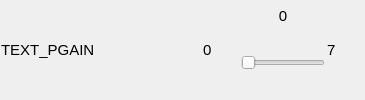
       <widget class="QWidget" name="widget_slider_05" native="true">
        <layout class="QHBoxLayout" name="horizontalLayout_10" stretch="1,3">
         <property name="spacing">
          <number>1</number>
         </property>
         <property name="leftMargin">
          <number>1</number>
         </property>
         <property name="topMargin">
          <number>1</number>
         </property>
         <property name="rightMargin">
          <number>1</number>
         </property>
         <property name="bottomMargin">
          <number>1</number>
         </property>
         <item>
          <widget class="QLabel" name="label_TEXT_PGAIN">
           <property name="minimumSize">
            <size>
             <width>200</width>
             <height>0</height>
            </size>
           </property>
           <property name="font">
            <font>
             <pointsize>11</pointsize>
            </font>
           </property>
           <property name="text">
            <string>TEXT_PGAIN</string>
           </property>
          </widget>
         </item>
         <item>
          <widget class="QWidget" name="widget_6" native="true">
           <property name="font">
            <font>
             <pointsize>1</pointsize>
            </font>
           </property>
           <layout class="QHBoxLayout" name="horizontalLayout_23">
            <property name="spacing">
             <number>1</number>
            </property>
            <property name="leftMargin">
             <number>1</number>
            </property>
            <property name="topMargin">
             <number>1</number>
            </property>
            <property name="rightMargin">
             <number>1</number>
            </property>
            <property name="bottomMargin">
             <number>1</number>
            </property>
            <item>
             <widget class="QLabel" name="label_TEXT_PGAIN_Min">
              <property name="minimumSize">
               <size>
                <width>36</width>
                <height>20</height>
               </size>
              </property>
              <property name="maximumSize">
               <size>
                <width>36</width>
                <height>20</height>
               </size>
              </property>
              <property name="font">
               <font>
                <pointsize>11</pointsize>
               </font>
              </property>
              <property name="text">
               <string>0</string>
              </property>
             </widget>
            </item>
            <item>
             <widget class="QWidget" name="widget_20" native="true">
              <property name="layoutDirection">
               <enum>Qt::LeftToRight</enum>
              </property>
              <layout class="QVBoxLayout" name="verticalLayout_8">
               <property name="spacing">
                <number>1</number>
               </property>
               <property name="leftMargin">
                <number>1</number>
               </property>
               <property name="topMargin">
                <number>1</number>
               </property>
               <property name="rightMargin">
                <number>1</number>
               </property>
               <property name="bottomMargin">
                <number>1</number>
               </property>
               <item>
                <widget class="QWidget" name="widget_21" native="true">
                 <property name="minimumSize">
                  <size>
                   <width>0</width>
                   <height>24</height>
                  </size>
                 </property>
                 <property name="maximumSize">
                  <size>
                   <width>16777215</width>
                   <height>24</height>
                  </size>
                 </property>
                 <layout class="QHBoxLayout" name="horizontalLayout_24">
                  <property name="spacing">
                   <number>1</number>
                  </property>
                  <property name="leftMargin">
                   <number>1</number>
                  </property>
                  <property name="topMargin">
                   <number>1</number>
                  </property>
                  <property name="rightMargin">
                   <number>1</number>
                  </property>
                  <property name="bottomMargin">
                   <number>1</number>
                  </property>
                  <item>
                   <widget class="QLabel" name="label_TEXT_PGAIN_Current">
                    <property name="minimumSize">
                     <size>
                      <width>0</width>
                      <height>24</height>
                     </size>
                    </property>
                    <property name="maximumSize">
                     <size>
                      <width>16777215</width>
                      <height>24</height>
                     </size>
                    </property>
                    <property name="font">
                     <font>
                      <pointsize>11</pointsize>
                     </font>
                    </property>
                    <property name="text">
                     <string>0</string>
                    </property>
                    <property name="alignment">
                     <set>Qt::AlignCenter</set>
                    </property>
                   </widget>
                  </item>
                 </layout>
                </widget>
               </item>
               <item>
                <widget class="QSlider" name="Slider_TEXT_PGAIN">
                 <property name="enabled">
                  <bool>false</bool>
                 </property>
                 <property name="sizePolicy">
                  <sizepolicy hsizetype="Expanding" vsizetype="Preferred">
                   <horstretch>0</horstretch>
                   <verstretch>3</verstretch>
                  </sizepolicy>
                 </property>
                 <property name="minimumSize">
                  <size>
                   <width>0</width>
                   <height>24</height>
                  </size>
                 </property>
                 <property name="pageStep">
                  <number>1</number>
                 </property>
                 <property name="value">
                  <number>0</number>
                 </property>
                 <property name="orientation">
                  <enum>Qt::Horizontal</enum>
                 </property>
                </widget>
               </item>
              </layout>
             </widget>
            </item>
            <item>
             <widget class="QLabel" name="label_TEXT_PGAIN_Max">
              <property name="minimumSize">
               <size>
                <width>36</width>
                <height>24</height>
               </size>
              </property>
              <property name="maximumSize">
               <size>
                <width>36</width>
                <height>24</height>
               </size>
              </property>
              <property name="font">
               <font>
                <pointsize>11</pointsize>
               </font>
              </property>
              <property name="text">
               <string>7</string>
              </property>
             </widget>
            </item>
           </layout>
          </widget>
         </item>
        </layout>
       </widget>
